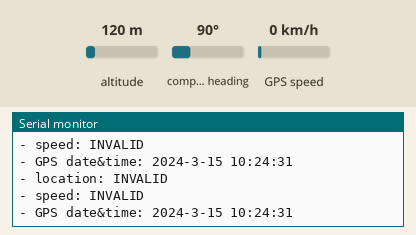
Simulated run of this sketch. Board: ESP32. Shown: the last lines printed to the serial monitor. Inputs (shaded band) come from the test bench; at power-on: altitude 120 m, GPS speed 0 km/h, compass heading 90°. The GPS gets a fix after 3 s at 37.7749, -122.4194 with 8 satellites.

Above: at 1.2 s.
1.3 s: altitude set to 20 m
At 3.2 s:
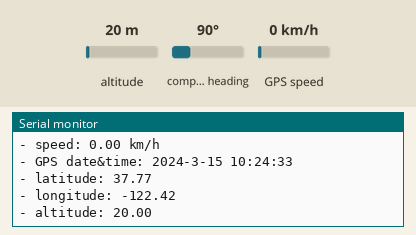
4.5 s: GPS speed set to 2 km/h
At 5.8 s:
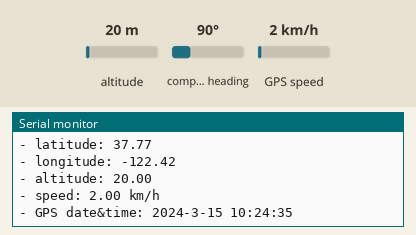
6.0 s: GPS speed set to 30 km/h
At 6.21 s:
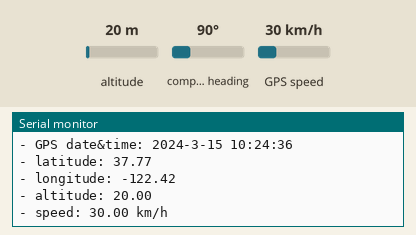
Timing chart, 0 to 9.0 s (numbered marks = the images above; inputs shaded):
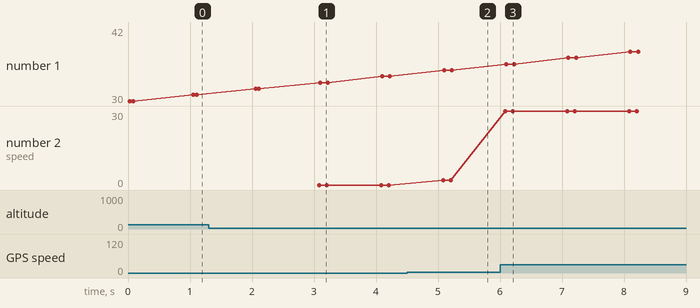

The sketch:

gps.ino
```cpp
/*
 * This ESP32 code is created by esp32io.com
 *
 * This ESP32 code is released in the public domain
 *
 * For more detail (instruction and wiring diagram), visit https://esp32io.com/tutorials/esp32-gps
 */

#include <TinyGPS++.h>

#define GPS_BAUDRATE 9600  // The default baudrate of NEO-6M is 9600

TinyGPSPlus gps;  // the TinyGPS++ object

void setup() {
  Serial.begin(9600);
  Serial2.begin(GPS_BAUDRATE);

  Serial.println(F("ESP32 - GPS module"));
}

void loop() {
  if (Serial2.available() > 0) {
    if (gps.encode(Serial2.read())) {
      if (gps.location.isValid()) {
        Serial.print(F("- latitude: "));
        Serial.println(gps.location.lat());

        Serial.print(F("- longitude: "));
        Serial.println(gps.location.lng());

        Serial.print(F("- altitude: "));
        if (gps.altitude.isValid())
          Serial.println(gps.altitude.meters());
        else
          Serial.println(F("INVALID"));
      } else {
        Serial.println(F("- location: INVALID"));
      }

      Serial.print(F("- speed: "));
      if (gps.speed.isValid()) {
        Serial.print(gps.speed.kmph());
        Serial.println(F(" km/h"));
      } else {
        Serial.println(F("INVALID"));
      }

      Serial.print(F("- GPS date&time: "));
      if (gps.date.isValid() && gps.time.isValid()) {
        Serial.print(gps.date.year());
        Serial.print(F("-"));
        Serial.print(gps.date.month());
        Serial.print(F("-"));
        Serial.print(gps.date.day());
        Serial.print(F(" "));
        Serial.print(gps.time.hour());
        Serial.print(F(":"));
        Serial.print(gps.time.minute());
        Serial.print(F(":"));
        Serial.println(gps.time.second());
      } else {
        Serial.println(F("INVALID"));
      }

      Serial.println();
    }
  }

  if (millis() > 5000 && gps.charsProcessed() < 10)
    Serial.println(F("No GPS data received: check wiring"));
}
```

Measured:
- after the input at 1.3 s, the serial monitor: prints a new line after 1.8 s (image 1)
- after the input at 4.5 s, the serial monitor: prints a new line after 0.58 s (image 2)
- after the input at 6.0 s, the serial monitor: prints a new line after 0.09 s (image 3)
- plotted number 2: 0 → 2 after the input at 4.5 s, 2 → 30 after the input at 6.0 s
